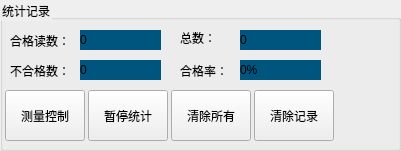
   <widget class="QGroupBox" name="tjGBox">
    <property name="geometry">
     <rect>
      <x>0</x>
      <y>90</y>
      <width>401</width>
      <height>151</height>
     </rect>
    </property>
    <property name="palette">
     <palette>
      <active>
       <colorrole role="WindowText">
        <brush brushstyle="SolidPattern">
         <color alpha="255">
          <red>0</red>
          <green>0</green>
          <blue>0</blue>
         </color>
        </brush>
       </colorrole>
       <colorrole role="Text">
        <brush brushstyle="SolidPattern">
         <color alpha="255">
          <red>0</red>
          <green>0</green>
          <blue>0</blue>
         </color>
        </brush>
       </colorrole>
       <colorrole role="ButtonText">
        <brush brushstyle="SolidPattern">
         <color alpha="255">
          <red>0</red>
          <green>0</green>
          <blue>0</blue>
         </color>
        </brush>
       </colorrole>
      </active>
      <inactive>
       <colorrole role="WindowText">
        <brush brushstyle="SolidPattern">
         <color alpha="255">
          <red>0</red>
          <green>0</green>
          <blue>0</blue>
         </color>
        </brush>
       </colorrole>
       <colorrole role="Text">
        <brush brushstyle="SolidPattern">
         <color alpha="255">
          <red>0</red>
          <green>0</green>
          <blue>0</blue>
         </color>
        </brush>
       </colorrole>
       <colorrole role="ButtonText">
        <brush brushstyle="SolidPattern">
         <color alpha="255">
          <red>0</red>
          <green>0</green>
          <blue>0</blue>
         </color>
        </brush>
       </colorrole>
      </inactive>
      <disabled>
       <colorrole role="WindowText">
        <brush brushstyle="SolidPattern">
         <color alpha="255">
          <red>0</red>
          <green>0</green>
          <blue>0</blue>
         </color>
        </brush>
       </colorrole>
       <colorrole role="Text">
        <brush brushstyle="SolidPattern">
         <color alpha="255">
          <red>0</red>
          <green>0</green>
          <blue>0</blue>
         </color>
        </brush>
       </colorrole>
       <colorrole role="ButtonText">
        <brush brushstyle="SolidPattern">
         <color alpha="255">
          <red>0</red>
          <green>0</green>
          <blue>0</blue>
         </color>
        </brush>
       </colorrole>
      </disabled>
     </palette>
    </property>
    <property name="styleSheet">
     <string notr="true">color:rgb(0, 0, 0);
font: 10pt &quot;微软雅黑&quot;;</string>
    </property>
    <property name="title">
     <string>统计记录</string>
    </property>
    <widget class="QLabel" name="okLb">
     <property name="geometry">
      <rect>
       <x>10</x>
       <y>30</y>
       <width>61</width>
       <height>21</height>
      </rect>
     </property>
     <property name="styleSheet">
      <string notr="true">color:rgb(0, 0, 0);
font: 10pt &quot;微软雅黑&quot;;</string>
     </property>
     <property name="text">
      <string>合格读数：</string>
     </property>
    </widget>
    <widget class="QLabel" name="ngLb">
     <property name="geometry">
      <rect>
       <x>10</x>
       <y>60</y>
       <width>61</width>
       <height>21</height>
      </rect>
     </property>
     <property name="styleSheet">
      <string notr="true">color:rgb(0, 0, 0);
font: 10pt &quot;微软雅黑&quot;;</string>
     </property>
     <property name="text">
      <string>不合格数：</string>
     </property>
    </widget>
    <widget class="QLabel" name="anLab">
     <property name="geometry">
      <rect>
       <x>180</x>
       <y>30</y>
       <width>61</width>
       <height>16</height>
      </rect>
     </property>
     <property name="styleSheet">
      <string notr="true">color:rgb(0, 0, 0);
font: 10pt &quot;微软雅黑&quot;;</string>
     </property>
     <property name="text">
      <string>总数：</string>
     </property>
    </widget>
    <widget class="QLabel" name="hegeLb">
     <property name="geometry">
      <rect>
       <x>80</x>
       <y>30</y>
       <width>81</width>
       <height>20</height>
      </rect>
     </property>
     <property name="palette">
      <palette>
       <active>
        <colorrole role="WindowText">
         <brush brushstyle="SolidPattern">
          <color alpha="255">
           <red>0</red>
           <green>0</green>
           <blue>0</blue>
          </color>
         </brush>
        </colorrole>
        <colorrole role="Button">
         <brush brushstyle="SolidPattern">
          <color alpha="255">
           <red>0</red>
           <green>85</green>
           <blue>127</blue>
          </color>
         </brush>
        </colorrole>
        <colorrole role="Text">
         <brush brushstyle="SolidPattern">
          <color alpha="255">
           <red>0</red>
           <green>0</green>
           <blue>0</blue>
          </color>
         </brush>
        </colorrole>
        <colorrole role="ButtonText">
         <brush brushstyle="SolidPattern">
          <color alpha="255">
           <red>0</red>
           <green>0</green>
           <blue>0</blue>
          </color>
         </brush>
        </colorrole>
        <colorrole role="Base">
         <brush brushstyle="SolidPattern">
          <color alpha="255">
           <red>0</red>
           <green>85</green>
           <blue>127</blue>
          </color>
         </brush>
        </colorrole>
        <colorrole role="Window">
         <brush brushstyle="SolidPattern">
          <color alpha="255">
           <red>0</red>
           <green>85</green>
           <blue>127</blue>
          </color>
         </brush>
        </colorrole>
       </active>
       <inactive>
        <colorrole role="WindowText">
         <brush brushstyle="SolidPattern">
          <color alpha="255">
           <red>0</red>
           <green>0</green>
           <blue>0</blue>
          </color>
         </brush>
        </colorrole>
        <colorrole role="Button">
         <brush brushstyle="SolidPattern">
          <color alpha="255">
           <red>0</red>
           <green>85</green>
           <blue>127</blue>
          </color>
         </brush>
        </colorrole>
        <colorrole role="Text">
         <brush brushstyle="SolidPattern">
          <color alpha="255">
           <red>0</red>
           <green>0</green>
           <blue>0</blue>
          </color>
         </brush>
        </colorrole>
        <colorrole role="ButtonText">
         <brush brushstyle="SolidPattern">
          <color alpha="255">
           <red>0</red>
           <green>0</green>
           <blue>0</blue>
          </color>
         </brush>
        </colorrole>
        <colorrole role="Base">
         <brush brushstyle="SolidPattern">
          <color alpha="255">
           <red>0</red>
           <green>85</green>
           <blue>127</blue>
          </color>
         </brush>
        </colorrole>
        <colorrole role="Window">
         <brush brushstyle="SolidPattern">
          <color alpha="255">
           <red>0</red>
           <green>85</green>
           <blue>127</blue>
          </color>
         </brush>
        </colorrole>
       </inactive>
       <disabled>
        <colorrole role="WindowText">
         <brush brushstyle="SolidPattern">
          <color alpha="255">
           <red>0</red>
           <green>0</green>
           <blue>0</blue>
          </color>
         </brush>
        </colorrole>
        <colorrole role="Button">
         <brush brushstyle="SolidPattern">
          <color alpha="255">
           <red>0</red>
           <green>85</green>
           <blue>127</blue>
          </color>
         </brush>
        </colorrole>
        <colorrole role="Text">
         <brush brushstyle="SolidPattern">
          <color alpha="255">
           <red>0</red>
           <green>0</green>
           <blue>0</blue>
          </color>
         </brush>
        </colorrole>
        <colorrole role="ButtonText">
         <brush brushstyle="SolidPattern">
          <color alpha="255">
           <red>0</red>
           <green>0</green>
           <blue>0</blue>
          </color>
         </brush>
        </colorrole>
        <colorrole role="Base">
         <brush brushstyle="SolidPattern">
          <color alpha="255">
           <red>0</red>
           <green>85</green>
           <blue>127</blue>
          </color>
         </brush>
        </colorrole>
        <colorrole role="Window">
         <brush brushstyle="SolidPattern">
          <color alpha="255">
           <red>0</red>
           <green>85</green>
           <blue>127</blue>
          </color>
         </brush>
        </colorrole>
       </disabled>
      </palette>
     </property>
     <property name="styleSheet">
      <string notr="true">background-color: rgb(0, 85, 127);
font: 10pt &quot;微软雅黑&quot;;</string>
     </property>
     <property name="text">
      <string>0</string>
     </property>
    </widget>
    <widget class="QLabel" name="buhegeLb">
     <property name="geometry">
      <rect>
       <x>80</x>
       <y>60</y>
       <width>81</width>
       <height>20</height>
      </rect>
     </property>
     <property name="palette">
      <palette>
       <active>
        <colorrole role="WindowText">
         <brush brushstyle="SolidPattern">
          <color alpha="255">
           <red>0</red>
           <green>0</green>
           <blue>0</blue>
          </color>
         </brush>
        </colorrole>
        <colorrole role="Button">
         <brush brushstyle="SolidPattern">
          <color alpha="255">
           <red>0</red>
           <green>85</green>
           <blue>127</blue>
          </color>
         </brush>
        </colorrole>
        <colorrole role="Text">
         <brush brushstyle="SolidPattern">
          <color alpha="255">
           <red>0</red>
           <green>0</green>
           <blue>0</blue>
          </color>
         </brush>
        </colorrole>
        <colorrole role="ButtonText">
         <brush brushstyle="SolidPattern">
          <color alpha="255">
           <red>0</red>
           <green>0</green>
           <blue>0</blue>
          </color>
         </brush>
        </colorrole>
        <colorrole role="Base">
         <brush brushstyle="SolidPattern">
          <color alpha="255">
           <red>0</red>
           <green>85</green>
           <blue>127</blue>
          </color>
         </brush>
        </colorrole>
        <colorrole role="Window">
         <brush brushstyle="SolidPattern">
          <color alpha="255">
           <red>0</red>
           <green>85</green>
           <blue>127</blue>
          </color>
         </brush>
        </colorrole>
       </active>
       <inactive>
        <colorrole role="WindowText">
         <brush brushstyle="SolidPattern">
          <color alpha="255">
           <red>0</red>
           <green>0</green>
           <blue>0</blue>
          </color>
         </brush>
        </colorrole>
        <colorrole role="Button">
         <brush brushstyle="SolidPattern">
          <color alpha="255">
           <red>0</red>
           <green>85</green>
           <blue>127</blue>
          </color>
         </brush>
        </colorrole>
        <colorrole role="Text">
         <brush brushstyle="SolidPattern">
          <color alpha="255">
           <red>0</red>
           <green>0</green>
           <blue>0</blue>
          </color>
         </brush>
        </colorrole>
        <colorrole role="ButtonText">
         <brush brushstyle="SolidPattern">
          <color alpha="255">
           <red>0</red>
           <green>0</green>
           <blue>0</blue>
          </color>
         </brush>
        </colorrole>
        <colorrole role="Base">
         <brush brushstyle="SolidPattern">
          <color alpha="255">
           <red>0</red>
           <green>85</green>
           <blue>127</blue>
          </color>
         </brush>
        </colorrole>
        <colorrole role="Window">
         <brush brushstyle="SolidPattern">
          <color alpha="255">
           <red>0</red>
           <green>85</green>
           <blue>127</blue>
          </color>
         </brush>
        </colorrole>
       </inactive>
       <disabled>
        <colorrole role="WindowText">
         <brush brushstyle="SolidPattern">
          <color alpha="255">
           <red>0</red>
           <green>0</green>
           <blue>0</blue>
          </color>
         </brush>
        </colorrole>
        <colorrole role="Button">
         <brush brushstyle="SolidPattern">
          <color alpha="255">
           <red>0</red>
           <green>85</green>
           <blue>127</blue>
          </color>
         </brush>
        </colorrole>
        <colorrole role="Text">
         <brush brushstyle="SolidPattern">
          <color alpha="255">
           <red>0</red>
           <green>0</green>
           <blue>0</blue>
          </color>
         </brush>
        </colorrole>
        <colorrole role="ButtonText">
         <brush brushstyle="SolidPattern">
          <color alpha="255">
           <red>0</red>
           <green>0</green>
           <blue>0</blue>
          </color>
         </brush>
        </colorrole>
        <colorrole role="Base">
         <brush brushstyle="SolidPattern">
          <color alpha="255">
           <red>0</red>
           <green>85</green>
           <blue>127</blue>
          </color>
         </brush>
        </colorrole>
        <colorrole role="Window">
         <brush brushstyle="SolidPattern">
          <color alpha="255">
           <red>0</red>
           <green>85</green>
           <blue>127</blue>
          </color>
         </brush>
        </colorrole>
       </disabled>
      </palette>
     </property>
     <property name="styleSheet">
      <string notr="true">background-color: rgb(0, 85, 127);
font: 10pt &quot;微软雅黑&quot;;</string>
     </property>
     <property name="text">
      <string>0</string>
     </property>
    </widget>
    <widget class="QLabel" name="countLb">
     <property name="geometry">
      <rect>
       <x>240</x>
       <y>30</y>
       <width>81</width>
       <height>20</height>
      </rect>
     </property>
     <property name="palette">
      <palette>
       <active>
        <colorrole role="WindowText">
         <brush brushstyle="SolidPattern">
          <color alpha="255">
           <red>0</red>
           <green>0</green>
           <blue>0</blue>
          </color>
         </brush>
        </colorrole>
        <colorrole role="Button">
         <brush brushstyle="SolidPattern">
          <color alpha="255">
           <red>0</red>
           <green>85</green>
           <blue>127</blue>
          </color>
         </brush>
        </colorrole>
        <colorrole role="Text">
         <brush brushstyle="SolidPattern">
          <color alpha="255">
           <red>0</red>
           <green>0</green>
           <blue>0</blue>
          </color>
         </brush>
        </colorrole>
        <colorrole role="ButtonText">
         <brush brushstyle="SolidPattern">
          <color alpha="255">
           <red>0</red>
           <green>0</green>
           <blue>0</blue>
          </color>
         </brush>
        </colorrole>
        <colorrole role="Base">
         <brush brushstyle="SolidPattern">
          <color alpha="255">
           <red>0</red>
           <green>85</green>
           <blue>127</blue>
          </color>
         </brush>
        </colorrole>
        <colorrole role="Window">
         <brush brushstyle="SolidPattern">
          <color alpha="255">
           <red>0</red>
           <green>85</green>
           <blue>127</blue>
          </color>
         </brush>
        </colorrole>
       </active>
       <inactive>
        <colorrole role="WindowText">
         <brush brushstyle="SolidPattern">
          <color alpha="255">
           <red>0</red>
           <green>0</green>
           <blue>0</blue>
          </color>
         </brush>
        </colorrole>
        <colorrole role="Button">
         <brush brushstyle="SolidPattern">
          <color alpha="255">
           <red>0</red>
           <green>85</green>
           <blue>127</blue>
          </color>
         </brush>
        </colorrole>
        <colorrole role="Text">
         <brush brushstyle="SolidPattern">
          <color alpha="255">
           <red>0</red>
           <green>0</green>
           <blue>0</blue>
          </color>
         </brush>
        </colorrole>
        <colorrole role="ButtonText">
         <brush brushstyle="SolidPattern">
          <color alpha="255">
           <red>0</red>
           <green>0</green>
           <blue>0</blue>
          </color>
         </brush>
        </colorrole>
        <colorrole role="Base">
         <brush brushstyle="SolidPattern">
          <color alpha="255">
           <red>0</red>
           <green>85</green>
           <blue>127</blue>
          </color>
         </brush>
        </colorrole>
        <colorrole role="Window">
         <brush brushstyle="SolidPattern">
          <color alpha="255">
           <red>0</red>
           <green>85</green>
           <blue>127</blue>
          </color>
         </brush>
        </colorrole>
       </inactive>
       <disabled>
        <colorrole role="WindowText">
         <brush brushstyle="SolidPattern">
          <color alpha="255">
           <red>0</red>
           <green>0</green>
           <blue>0</blue>
          </color>
         </brush>
        </colorrole>
        <colorrole role="Button">
         <brush brushstyle="SolidPattern">
          <color alpha="255">
           <red>0</red>
           <green>85</green>
           <blue>127</blue>
          </color>
         </brush>
        </colorrole>
        <colorrole role="Text">
         <brush brushstyle="SolidPattern">
          <color alpha="255">
           <red>0</red>
           <green>0</green>
           <blue>0</blue>
          </color>
         </brush>
        </colorrole>
        <colorrole role="ButtonText">
         <brush brushstyle="SolidPattern">
          <color alpha="255">
           <red>0</red>
           <green>0</green>
           <blue>0</blue>
          </color>
         </brush>
        </colorrole>
        <colorrole role="Base">
         <brush brushstyle="SolidPattern">
          <color alpha="255">
           <red>0</red>
           <green>85</green>
           <blue>127</blue>
          </color>
         </brush>
        </colorrole>
        <colorrole role="Window">
         <brush brushstyle="SolidPattern">
          <color alpha="255">
           <red>0</red>
           <green>85</green>
           <blue>127</blue>
          </color>
         </brush>
        </colorrole>
       </disabled>
      </palette>
     </property>
     <property name="styleSheet">
      <string notr="true">background-color: rgb(0, 85, 127);
font: 10pt &quot;微软雅黑&quot;;</string>
     </property>
     <property name="text">
      <string>0</string>
     </property>
    </widget>
    <widget class="QPushButton" name="cleanBtn">
     <property name="geometry">
      <rect>
       <x>171</x>
       <y>90</y>
       <width>80</width>
       <height>51</height>
      </rect>
     </property>
     <property name="cursor">
      <cursorShape>PointingHandCursor</cursorShape>
     </property>
     <property name="styleSheet">
      <string notr="true">color:rgb(0, 0, 0);
font: 10pt &quot;微软雅黑&quot;;</string>
     </property>
     <property name="text">
      <string>清除所有</string>
     </property>
    </widget>
    <widget class="QPushButton" name="clearHisBtn">
     <property name="geometry">
      <rect>
       <x>254</x>
       <y>90</y>
       <width>80</width>
       <height>51</height>
      </rect>
     </property>
     <property name="cursor">
      <cursorShape>PointingHandCursor</cursorShape>
     </property>
     <property name="styleSheet">
      <string notr="true">color:rgb(0, 0, 0);
font: 10pt &quot;微软雅黑&quot;;</string>
     </property>
     <property name="text">
      <string>清除记录</string>
     </property>
    </widget>
    <widget class="QPushButton" name="ctrlBtn">
     <property name="geometry">
      <rect>
       <x>5</x>
       <y>90</y>
       <width>80</width>
       <height>51</height>
      </rect>
     </property>
     <property name="cursor">
      <cursorShape>PointingHandCursor</cursorShape>
     </property>
     <property name="styleSheet">
      <string notr="true">color:rgb(0, 0, 0);
font: 10pt &quot;微软雅黑&quot;;</string>
     </property>
     <property name="text">
      <string>测量控制</string>
     </property>
    </widget>
    <widget class="QPushButton" name="runPauseBtn">
     <property name="geometry">
      <rect>
       <x>88</x>
       <y>90</y>
       <width>80</width>
       <height>51</height>
      </rect>
     </property>
     <property name="cursor">
      <cursorShape>PointingHandCursor</cursorShape>
     </property>
     <property name="styleSheet">
      <string notr="true">color:rgb(0, 0, 0);
font: 10pt &quot;微软雅黑&quot;;</string>
     </property>
     <property name="text">
      <string>暂停统计</string>
     </property>
    </widget>
    <widget class="QLabel" name="pctLb">
     <property name="geometry">
      <rect>
       <x>180</x>
       <y>60</y>
       <width>61</width>
       <height>21</height>
      </rect>
     </property>
     <property name="styleSheet">
      <string notr="true">color:rgb(0, 0, 0);
font: 10pt &quot;微软雅黑&quot;;</string>
     </property>
     <property name="text">
      <string>合格率：</string>
     </property>
    </widget>
    <widget class="QLabel" name="pctlvLb">
     <property name="geometry">
      <rect>
       <x>240</x>
       <y>60</y>
       <width>81</width>
       <height>20</height>
      </rect>
     </property>
     <property name="palette">
      <palette>
       <active>
        <colorrole role="WindowText">
         <brush brushstyle="SolidPattern">
          <color alpha="255">
           <red>0</red>
           <green>0</green>
           <blue>0</blue>
          </color>
         </brush>
        </colorrole>
        <colorrole role="Button">
         <brush brushstyle="SolidPattern">
          <color alpha="255">
           <red>0</red>
           <green>85</green>
           <blue>127</blue>
          </color>
         </brush>
        </colorrole>
        <colorrole role="Text">
         <brush brushstyle="SolidPattern">
          <color alpha="255">
           <red>0</red>
           <green>0</green>
           <blue>0</blue>
          </color>
         </brush>
        </colorrole>
        <colorrole role="ButtonText">
         <brush brushstyle="SolidPattern">
          <color alpha="255">
           <red>0</red>
           <green>0</green>
           <blue>0</blue>
          </color>
         </brush>
        </colorrole>
        <colorrole role="Base">
         <brush brushstyle="SolidPattern">
          <color alpha="255">
           <red>0</red>
           <green>85</green>
           <blue>127</blue>
          </color>
         </brush>
        </colorrole>
        <colorrole role="Window">
         <brush brushstyle="SolidPattern">
          <color alpha="255">
           <red>0</red>
           <green>85</green>
           <blue>127</blue>
          </color>
         </brush>
        </colorrole>
       </active>
       <inactive>
        <colorrole role="WindowText">
         <brush brushstyle="SolidPattern">
          <color alpha="255">
           <red>0</red>
           <green>0</green>
           <blue>0</blue>
          </color>
         </brush>
        </colorrole>
        <colorrole role="Button">
         <brush brushstyle="SolidPattern">
          <color alpha="255">
           <red>0</red>
           <green>85</green>
           <blue>127</blue>
          </color>
         </brush>
        </colorrole>
        <colorrole role="Text">
         <brush brushstyle="SolidPattern">
          <color alpha="255">
           <red>0</red>
           <green>0</green>
           <blue>0</blue>
          </color>
         </brush>
        </colorrole>
        <colorrole role="ButtonText">
         <brush brushstyle="SolidPattern">
          <color alpha="255">
           <red>0</red>
           <green>0</green>
           <blue>0</blue>
          </color>
         </brush>
        </colorrole>
        <colorrole role="Base">
         <brush brushstyle="SolidPattern">
          <color alpha="255">
           <red>0</red>
           <green>85</green>
           <blue>127</blue>
          </color>
         </brush>
        </colorrole>
        <colorrole role="Window">
         <brush brushstyle="SolidPattern">
          <color alpha="255">
           <red>0</red>
           <green>85</green>
           <blue>127</blue>
          </color>
         </brush>
        </colorrole>
       </inactive>
       <disabled>
        <colorrole role="WindowText">
         <brush brushstyle="SolidPattern">
          <color alpha="255">
           <red>0</red>
           <green>0</green>
           <blue>0</blue>
          </color>
         </brush>
        </colorrole>
        <colorrole role="Button">
         <brush brushstyle="SolidPattern">
          <color alpha="255">
           <red>0</red>
           <green>85</green>
           <blue>127</blue>
          </color>
         </brush>
        </colorrole>
        <colorrole role="Text">
         <brush brushstyle="SolidPattern">
          <color alpha="255">
           <red>0</red>
           <green>0</green>
           <blue>0</blue>
          </color>
         </brush>
        </colorrole>
        <colorrole role="ButtonText">
         <brush brushstyle="SolidPattern">
          <color alpha="255">
           <red>0</red>
           <green>0</green>
           <blue>0</blue>
          </color>
         </brush>
        </colorrole>
        <colorrole role="Base">
         <brush brushstyle="SolidPattern">
          <color alpha="255">
           <red>0</red>
           <green>85</green>
           <blue>127</blue>
          </color>
         </brush>
        </colorrole>
        <colorrole role="Window">
         <brush brushstyle="SolidPattern">
          <color alpha="255">
           <red>0</red>
           <green>85</green>
           <blue>127</blue>
          </color>
         </brush>
        </colorrole>
       </disabled>
      </palette>
     </property>
     <property name="styleSheet">
      <string notr="true">background-color: rgb(0, 85, 127);
font: 10pt &quot;微软雅黑&quot;;</string>
     </property>
     <property name="text">
      <string>0%</string>
     </property>
    </widget>
   </widget>
